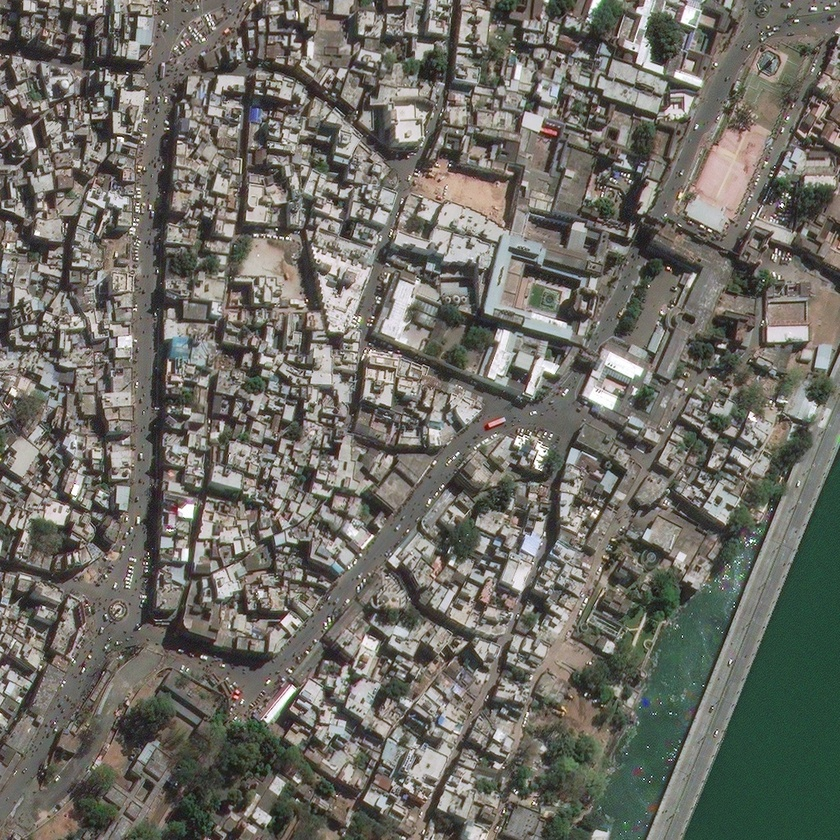
#> input picture siftdata/img1.jpg, 840 x 840 px, shrunk from 1024 x 1024 before the run, found by its file name
$ python calculate_per_pixel_change.py siftdata/img1.jpg siftdata/img2.jpg siftdata
#> lines starting #> are read from the running program, lines starting #| are printed output that depends on the picture
import argparse
import numpy as np
import cv2
import os


def get_args():
    parser = argparse.ArgumentParser()
    parser.add_argument("img1", help="Path of img1 file")
    parser.add_argument("img2", help="Path of img2 file")
    parser.add_argument("directory", help="Image directory")
    args = parser.parse_args()
    return args

def calculate_per_pixel_change(img1, img2):
    epsilon = 1e-5
    img1_normalized = (img1 - img1.mean(axis=0)) / (img1.std(axis=0) + epsilon)
    img2_normalized = (img2 - img2.mean(axis=0)) / (img2.std(axis=0) + epsilon)
    img_diff = img1_normalized - img2_normalized
    manhattan_norm = np.sum(abs(norm))
    zero_norm = np.linalg.norm(img_diff.ravel(), 0)
    return manhattan_norm, zero_norm


def main():
    args = get_args()
    img1 = cv2.imread(os.path.join(args.directory, args.img1), cv2.IMREAD_COLOR)
#> img1 is the input picture: shape (840, 840, 3); mean B, G, R 100.8, 108.2, 110
    img2 = cv2.imread(os.path.join(args.directory, args.img2), cv2.IMREAD_COLOR)
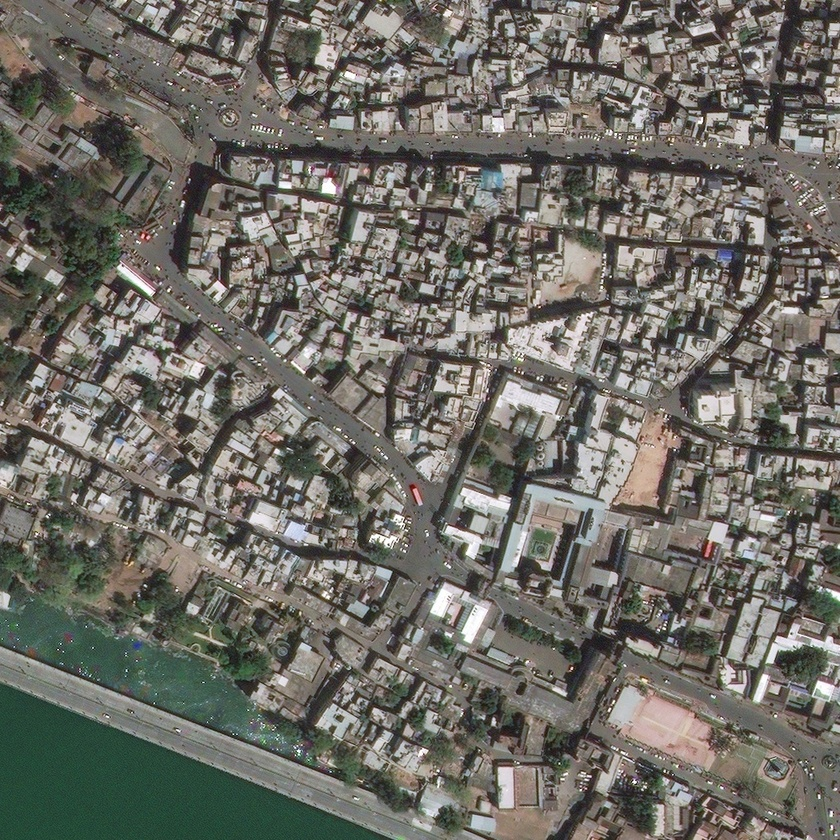
#> input picture siftdata/img2.jpg, 840 x 840 px, shrunk from 1024 x 1024 before the run, found by its file name
#> img2 is the input picture: shape (840, 840, 3); mean B, G, R 100.9, 108, 110.2
    gray1 = cv2.cvtColor(img1, cv2.COLOR_BGR2GRAY) / 255.0
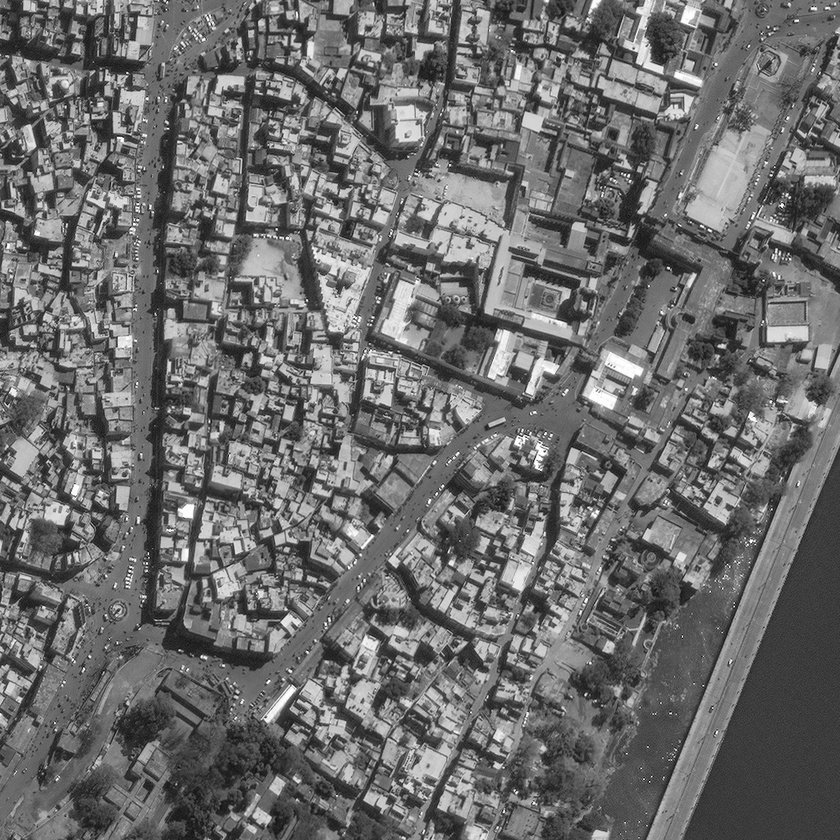
#> gray1: shape (840, 840) float64; min 0.0118, max 1, mean 0.423
    gray2 = cv2.cvtColor(img2, cv2.COLOR_BGR2GRAY) / 255.0
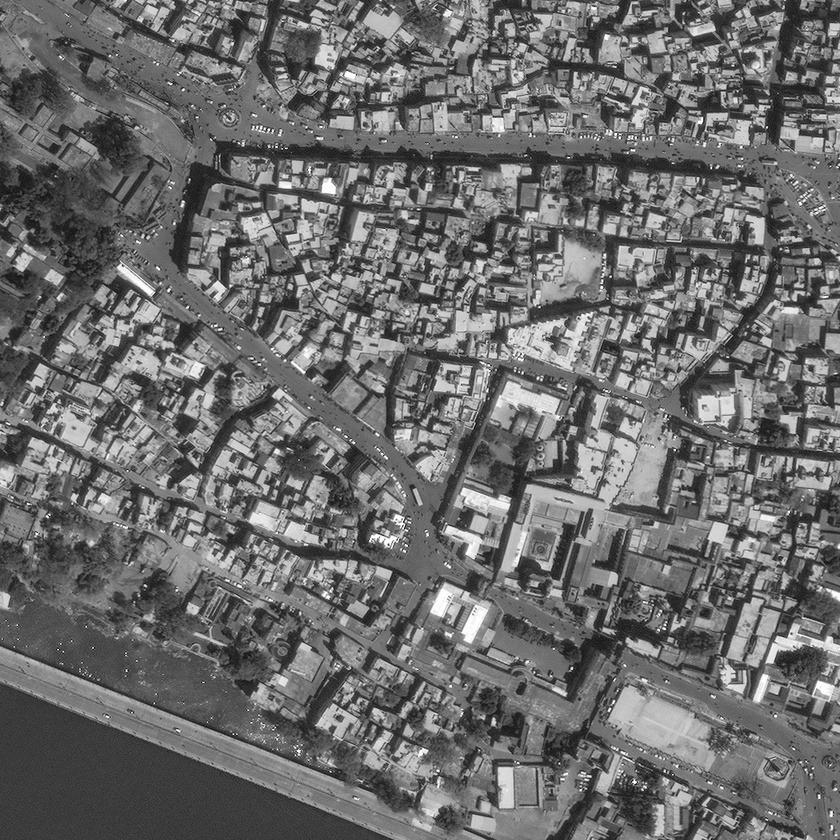
#> gray2: shape (840, 840) float64; min 0.0157, max 1, mean 0.423
    manhattan_norm, zero_norm = calculate_per_pixel_change(gray1, gray2)
#> in calculate_per_pixel_change, `img1_normalized = (img1 - img1.mean(axis=0)) / (img1.std(axis=0) + eps..`:
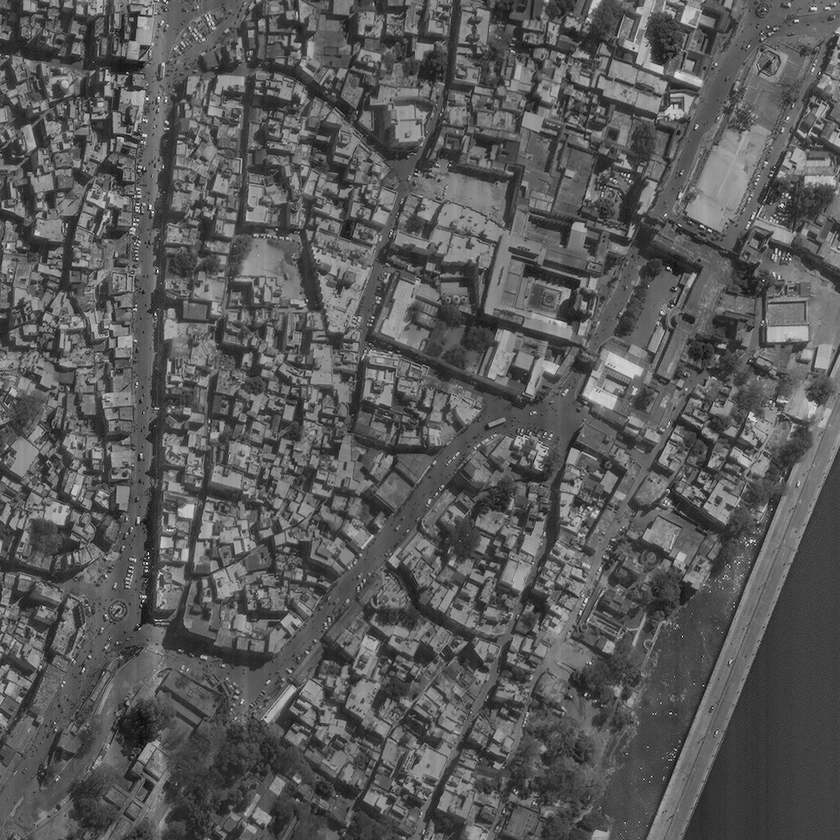
#> img1_normalized: shape (840, 840) float64; min -2.62, max 4.83, mean -1.81e-15; drawn with min black and max white
#> in calculate_per_pixel_change, `img2_normalized = (img2 - img2.mean(axis=0)) / (img2.std(axis=0) + eps..`:
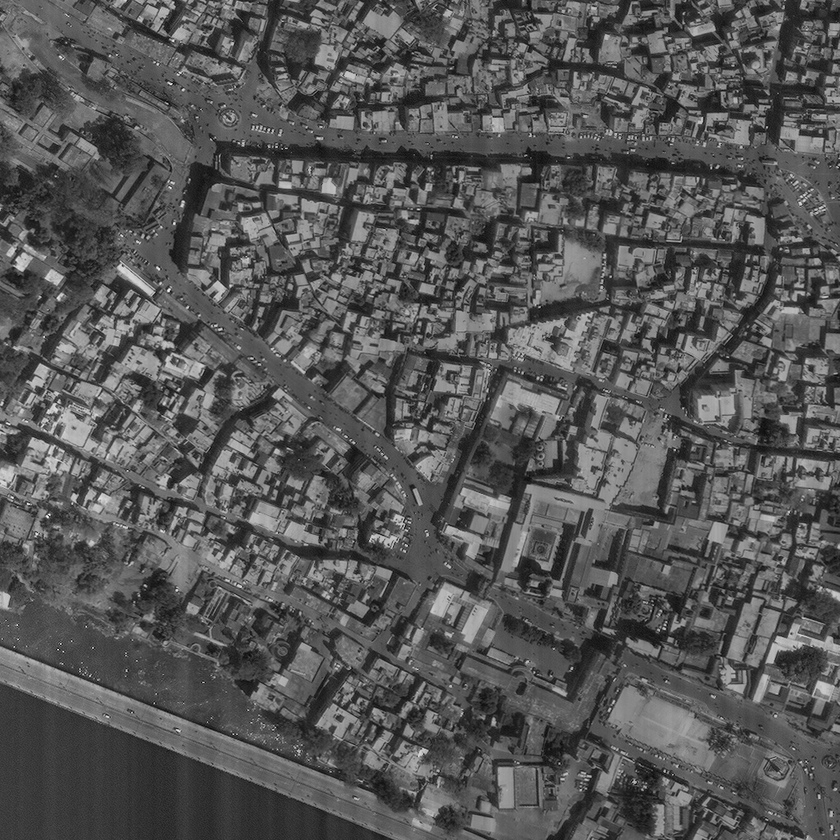
#> img2_normalized: shape (840, 840) float64; min -2.37, max 4.63, mean -1.84e-15; drawn with min black and max white
#> in calculate_per_pixel_change, `img_diff = img1_normalized - img2_normalized`:
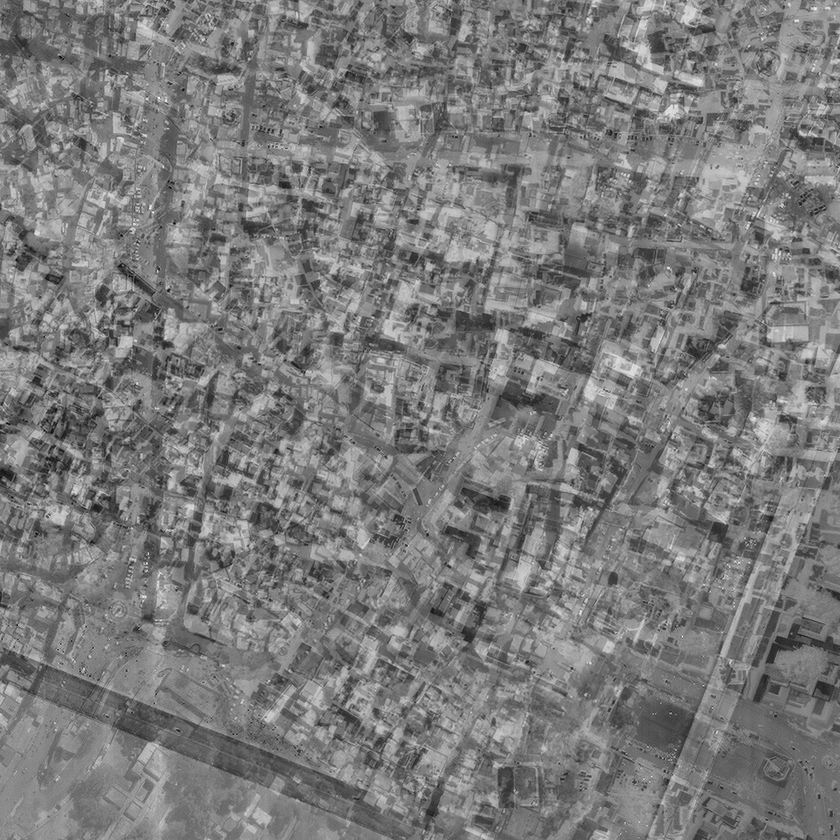
#> img_diff: shape (840, 840) float64; min -5.73, max 6.19, mean 5.81e-17; drawn with min black and max white
    print("Manhattan norm: {} per pixel: {}".format(manhattan_norm, manhattan_norm / cv.GetSize(gray1)))
    print("Zero norm: {} per pixel: {}".format(zero_norm, zero_norm / cv.GetSize(gray1)))


if __name__ == '__main__':
#> (the run stopped early here; a loop or call above may not have finished)
